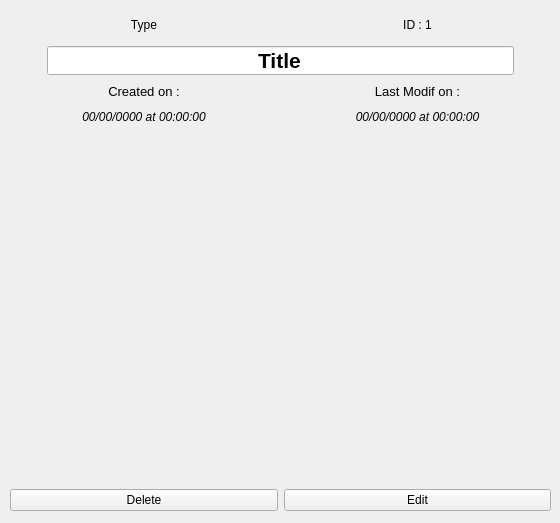
<?xml version="1.0" encoding="UTF-8"?>
<ui version="4.0">
 <class>V_CentralNote</class>
 <widget class="QWidget" name="V_CentralNote">
  <property name="windowModality">
   <enum>Qt::NonModal</enum>
  </property>
  <property name="geometry">
   <rect>
    <x>0</x>
    <y>0</y>
    <width>560</width>
    <height>523</height>
   </rect>
  </property>
  <property name="windowTitle">
   <string>Form</string>
  </property>
  <property name="layoutDirection">
   <enum>Qt::LeftToRight</enum>
  </property>
  <widget class="QWidget" name="gridLayoutWidget">
   <property name="geometry">
    <rect>
     <x>10</x>
     <y>10</y>
     <width>541</width>
     <height>501</height>
    </rect>
   </property>
   <layout class="QGridLayout" name="gridLayout">
    <item row="5" column="1">
     <widget class="QPushButton" name="btnEdit">
      <property name="text">
       <string>Edit</string>
      </property>
     </widget>
    </item>
    <item row="3" column="0">
     <widget class="QLabel" name="labelCreatedOn">
      <property name="maximumSize">
       <size>
        <width>16777215</width>
        <height>20</height>
       </size>
      </property>
      <property name="font">
       <font>
        <pointsize>9</pointsize>
        <weight>50</weight>
        <italic>true</italic>
        <bold>false</bold>
       </font>
      </property>
      <property name="text">
       <string>00/00/0000 at 00:00:00</string>
      </property>
      <property name="alignment">
       <set>Qt::AlignCenter</set>
      </property>
     </widget>
    </item>
    <item row="2" column="0">
     <widget class="QLabel" name="label1">
      <property name="maximumSize">
       <size>
        <width>16777215</width>
        <height>20</height>
       </size>
      </property>
      <property name="font">
       <font>
        <pointsize>10</pointsize>
       </font>
      </property>
      <property name="text">
       <string>Created on :</string>
      </property>
      <property name="alignment">
       <set>Qt::AlignCenter</set>
      </property>
     </widget>
    </item>
    <item row="2" column="1">
     <widget class="QLabel" name="label2">
      <property name="maximumSize">
       <size>
        <width>16777215</width>
        <height>20</height>
       </size>
      </property>
      <property name="font">
       <font>
        <pointsize>10</pointsize>
       </font>
      </property>
      <property name="text">
       <string>Last Modif on :</string>
      </property>
      <property name="alignment">
       <set>Qt::AlignCenter</set>
      </property>
     </widget>
    </item>
    <item row="3" column="1">
     <widget class="QLabel" name="labelLastModifOn">
      <property name="maximumSize">
       <size>
        <width>16777215</width>
        <height>20</height>
       </size>
      </property>
      <property name="font">
       <font>
        <pointsize>9</pointsize>
        <weight>50</weight>
        <italic>true</italic>
        <bold>false</bold>
       </font>
      </property>
      <property name="text">
       <string>00/00/0000 at 00:00:00</string>
      </property>
      <property name="alignment">
       <set>Qt::AlignCenter</set>
      </property>
     </widget>
    </item>
    <item row="0" column="1">
     <widget class="QLabel" name="labelID">
      <property name="maximumSize">
       <size>
        <width>16777215</width>
        <height>30</height>
       </size>
      </property>
      <property name="text">
       <string>ID : 1</string>
      </property>
      <property name="alignment">
       <set>Qt::AlignCenter</set>
      </property>
     </widget>
    </item>
    <item row="0" column="0">
     <widget class="QLabel" name="labelType">
      <property name="maximumSize">
       <size>
        <width>16777215</width>
        <height>30</height>
       </size>
      </property>
      <property name="text">
       <string>Type</string>
      </property>
      <property name="alignment">
       <set>Qt::AlignCenter</set>
      </property>
     </widget>
    </item>
    <item row="1" column="0" colspan="2">
     <widget class="QLineEdit" name="textTitle">
      <property name="baseSize">
       <size>
        <width>0</width>
        <height>0</height>
       </size>
      </property>
      <property name="font">
       <font>
        <pointsize>16</pointsize>
        <weight>75</weight>
        <bold>true</bold>
       </font>
      </property>
      <property name="styleSheet">
       <string notr="true">margin:0 auto;</string>
      </property>
      <property name="text">
       <string>Title</string>
      </property>
      <property name="alignment">
       <set>Qt::AlignCenter</set>
      </property>
     </widget>
    </item>
    <item row="5" column="0">
     <widget class="QPushButton" name="btnDelete">
      <property name="text">
       <string>Delete</string>
      </property>
     </widget>
    </item>
    <item row="4" column="0" colspan="2">
     <widget class="QWidget" name="formWidget" native="true"/>
    </item>
   </layout>
  </widget>
 </widget>
 <resources/>
 <connections/>
</ui>
